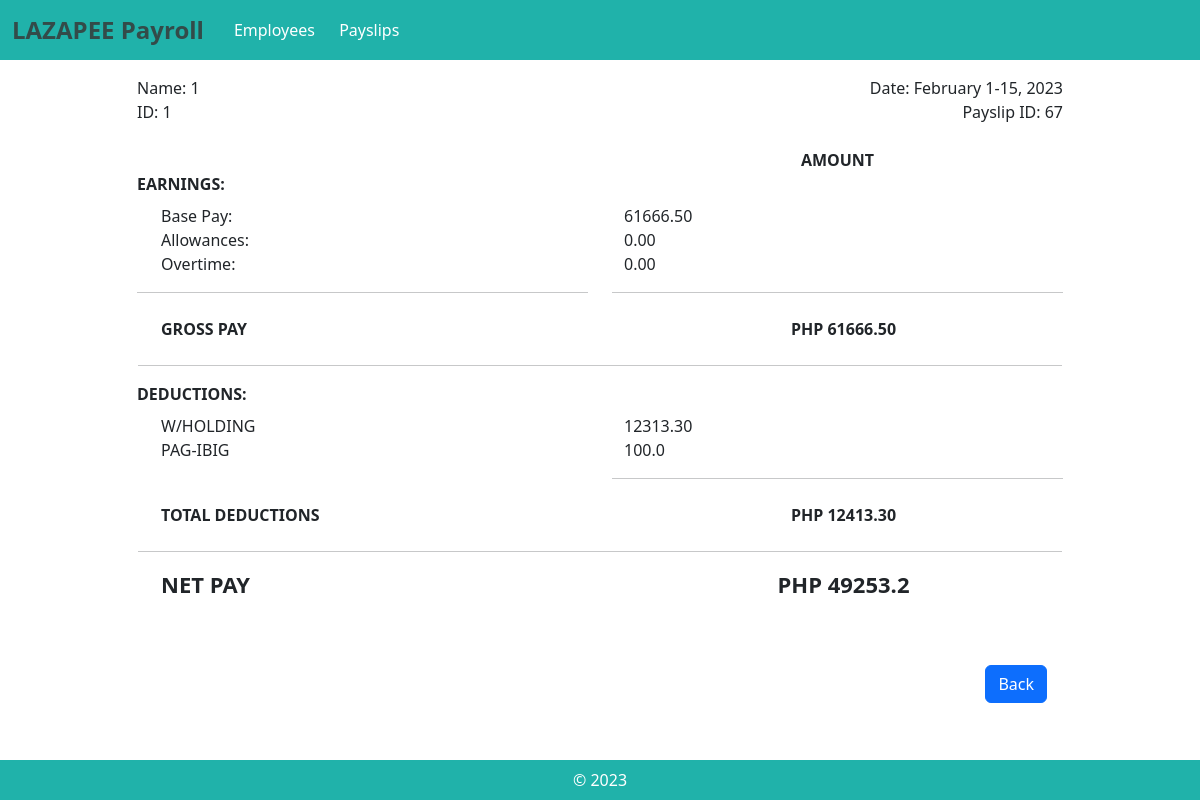
Screenshot of /view_payslip/67 with the database file from the repository.
### payroll_app/models.py (models this page shows, shortened)
class Payslip(models.Model):
    id_number = models.ForeignKey(Employee, on_delete=models.CASCADE)
    month = models.CharField(max_length=300)
    date_range = models.CharField(max_length=300)
    year = models.CharField(max_length=300)
    pay_cycle = models.IntegerField()
    rate = models.FloatField(max_length=300)
    earnings_allowance = models.FloatField(max_length=300)
    deductions_tax = models.FloatField(max_length=300)
    deductions_health = models.FloatField(max_length=300)
    pag_ibig = models.FloatField(max_length=300)
    sss = models.FloatField(max_length=300)
    overtime = models.FloatField(max_length=300)
    total_pay = models.FloatField(max_length=300)
    def getIDNumber(self):
        return self.id_number
    def getMonth(self):
        return self.month
    def getDate_range(self):
        return self.date_range
    def getYear(self):
        return self.year
    def getCycleRate(self):
        cycleRate = self.rate/2
        return cycleRate
    def getEarnings_allowance(self):
        return self.earnings_allowance
    def getDeductions_tax(self):
        return self.deductions_tax
    def getDeductions_health(self):
        return self.deductions_health
    def getPag_ibig(self):
        return self.pag_ibig
    def getSSS(self):
        return self.sss
    def getOvertime(self):
        return self.overtime
    def getTotal_pay(self):
        return self.total_pay

class Employee(models.Model):
    name = models.CharField(max_length=300)
    id_number = models.CharField(max_length=300)
    rate = models.FloatField(max_length=300)
    overtime_pay = models.FloatField(max_length=300, null=True, blank=True, default=0)
    allowance = models.FloatField(max_length=300, null=True, blank=True, default=0)
    def getName(self):
        return self.name
    def getID(self):
        return self.id_number

### payroll_app/views.py (the view)
# urls.py: path('view_payslip/<int:pk>', views.view_payslip, name="view_payslip"),
def view_payslip(request, pk):
    d = get_object_or_404(Payslip, pk=pk)
    earnings = d.getCycleRate() + d.getEarnings_allowance() + d.getOvertime()
    deductions = d.getPag_ibig() + d.getDeductions_health() + d.getDeductions_tax() + d.getSSS()
    context = {
        'd': d,
        'earnings':earnings,
        'deductions': deductions,
    }
    return render(request, 'payroll_app/view_payslip.html', context)

### payroll_app/templates/payroll_app/view_payslip.html
{% extends 'payroll_app/base.html' %}
{% load static %}
{% block content %}
<div class = "col-10 mx-auto" >
    <div class = "row">
        <div class = "col">Name: {{d.getIDNumber.getName}}</div>
        <div class = "col" style="text-align: right;">Date: {{d.getMonth}} {{d.getDate_range}}, {{d.getYear}}</div>
    </div>
    <div class = "row pb-4">
        <div class = "col">ID: {{d.getIDNumber.getID}}</div>
        <div class = "col" style="text-align: right;">Payslip ID: {{d.pk}}</div>
    </div>
    <div class = "row">
       <div class = "col"></div>
       <div class = "col" style="text-align:center"><b>AMOUNT</b></div>
    </div>
    <div class = "row">
        <div class = "col pb-2"><b>EARNINGS:</b></div>
        <div class = "col"></div>
    </div>
    <div class = "row">
        <div class = "col" style = "margin-left: 1.5rem;"> Base Pay:</div>
        <div class = "col" >{{d.getCycleRate|floatformat:2}}</div>
    </div>
    <div class = "row">
        <div class = "col" style = "margin-left: 1.5rem;"> Allowances:</div>
        <div class = "col" >{{d.getEarnings_allowance|floatformat:2}}</div>
    </div>
    <div class = "row">
        <div class = "col" style = "margin-left: 1.5rem;"> Overtime:</div>
        <div class = "col" >{{d.getOvertime|floatformat:2}}</div>
    </div>
    <div class = "row">
        <div class = "col pb-2"><hr></div>
        <div class = "col pb-2"><hr></div>
    </div>
    <div class = "row">
        <div class = "col pb-4" style = "margin-left: 1.5rem;"><b>GROSS PAY</b></div>
        <div class = "col pb-4" style="text-align:center"><b>PHP {{earnings|floatformat:2}}</b></div>
    </div>
    <div class = "row" style = "margin-left: 0.09rem; margin-right: 0.09rem;">
        <hr>
    </div>
    <div class = "row">
        <div class = "col pb-2"><b>DEDUCTIONS:</b></div>
        <div class = "col"></div>
    </div>
    <div class = "row">
        <div class = "col" style = "margin-left: 1.5rem;"> W/HOLDING </div>
        <div class = "col" >{{d.getDeductions_tax|floatformat:2}}</div>
    </div>
    {% if d.getPag_ibig == 0 %}
    <div class = "row">
        <div class = "col" style = "margin-left: 1.5rem;"> PHILHEALTH </div>
        <div class = "col" >{{d.getDeductions_health|floatformat:2}}</div>
    </div>
    <div class = "row">
        <div class = "col" style = "margin-left: 1.5rem;"> SSS </div>
        <div class = "col" >{{d.getSSS|floatformat:2}}</div>
    </div>
    {% else %}
    <div class = "row">
        <div class = "col" style = "margin-left: 1.5rem;"> PAG-IBIG </div>
        <div class = "col" >{{d.getPag_ibig}}</div>
    </div>
    {% endif %}
    <div class = "row">
        <div class = "col pb-2"></div>
        <div class = "col pb-2"><hr></div>
    </div>
    <div class = "row">
        <div class = "col pb-4" style = "margin-left: 1.5rem;"><b>TOTAL DEDUCTIONS</b></div>
        <div class = "col pb-4" style="text-align:center"><b>PHP {{deductions|floatformat:2}}</b></div>
    </div>
    <div class = "row" style = "margin-left: 0.09rem; margin-right: 0.09rem;">
        <hr>
    </div>
    <div class = "row">
        <div class = "col" style = "margin-left: 1.5rem; font-size: 22px;"><b>NET PAY</b></div>
        <div class = "col" style = "text-align: center; font-size: 22px;" ><b>PHP {{d.getTotal_pay}}</b></div>
    </div>
    <div style="display: flex; justify-content: right; margin-right: 1rem; margin-top: 4rem;">
        <a href = "{% url 'payslips'%}" class = "btn btn-primary"> Back </a>
    </div>
</div>
{% endblock %}

### rows the page displays
Payslip: getIDNumber.getName "1", getMonth "February", getDate_range "1-15", getYear "2023", getIDNumber.getID "1", pk "67", getCycleRate "61666.50", getEarnings_allowance "0.00", getOvertime "0.00", getDeductions_tax "12313.30", getPag_ibig "100.0", getTotal_pay "49253.2"

### other values shown
{{ earnings|floatformat:2 }} "61666.50"
{{ deductions|floatformat:2 }} "12413.30"
